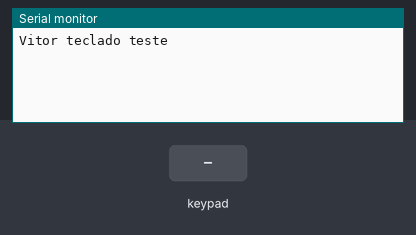
Bench run of a sketch on a simulated Arduino Uno, built with avr-gcc and run on an emulated ATmega328P. On the bench: the last lines printed to the serial monitor. The inputs (shaded band) are chosen by the test bench.

Above: at 1.2 s.
1.3 s: key '1' pressed
At 2.3 s:
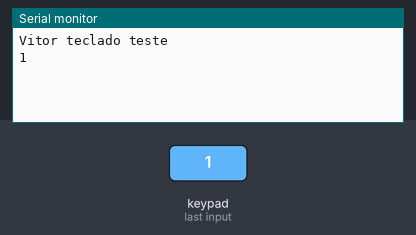
2.8 s: keypad keys 4 5 6 7 pressed 0.4 s apart
At 3.46 s:
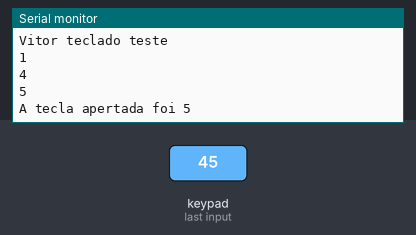
5.9 s: key '*' pressed
At 7.0 s:
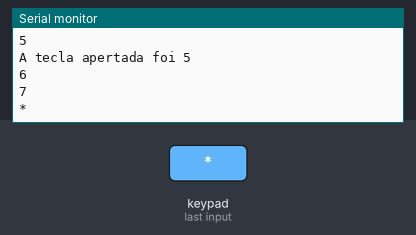
7.4 s: keypad keys 4 5 6 7 # pressed 0.4 s apart
At 9.5 s:
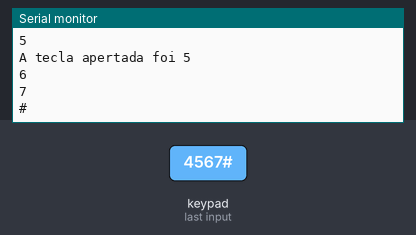
Timing chart, 0 to 11.0 s (numbered marks = the images above; inputs shaded):
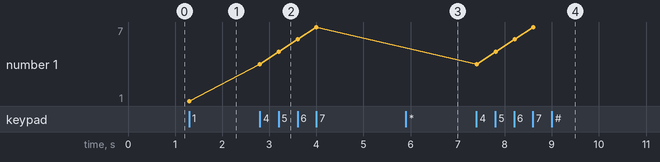

The sketch:

Teclado-01-testeFuncionamento.ino
```cpp
#include <Keypad.h>

const byte ROWS = 4;
const byte COLS = 4;
char keys[ROWS][COLS] = {
  {'1','2','3'},
  {'4','5','6'},
  {'7','8','9'},
  {'*','0','#'}
  };

byte rowPins[ROWS] = {4,5,6,7};
byte colPins[COLS] = {8,9,10};

Keypad keypad = Keypad( makeKeymap(keys), rowPins, colPins, ROWS, COLS);

void setup() {
    Serial.begin(9600);
    Serial.println("Vitor teclado teste");
}

void loop() {
    char key = keypad.getKey();

    if(key){
      Serial.println(key);
    }

    if(key == '5'){
      Serial.println("A tecla apertada foi 5");
    }

}
```

Measured:
- after the input at 1.3 s, the serial monitor: prints a new line at once (image 1)
- after the input at 2.8 s, the serial monitor: prints a new line at once (image 2)
- after the input at 5.9 s, the serial monitor: prints a new line at once (image 3)
- after the input at 7.4 s, the serial monitor: prints a new line at once (image 4)
- plotted number 1: 1 → 7 after the input at 2.8 s
